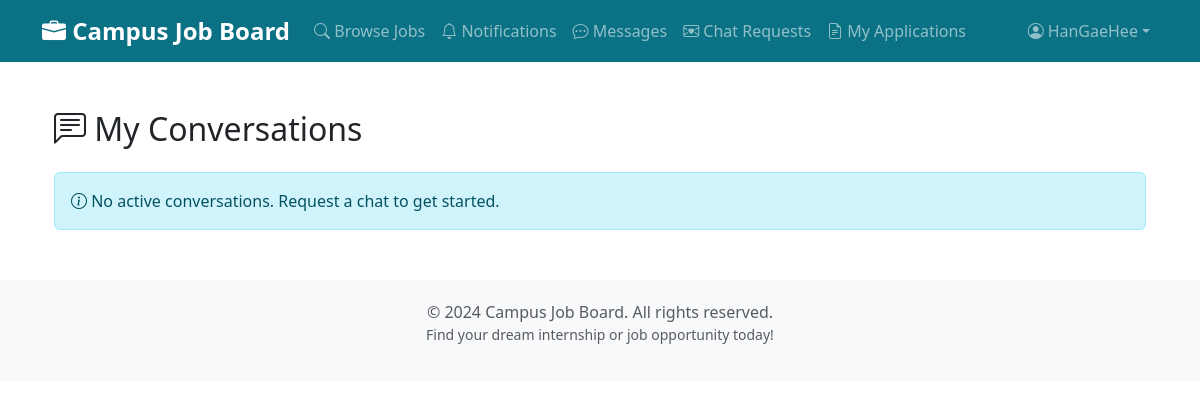
The app's page /messages/conversations/ (signed in), older data.
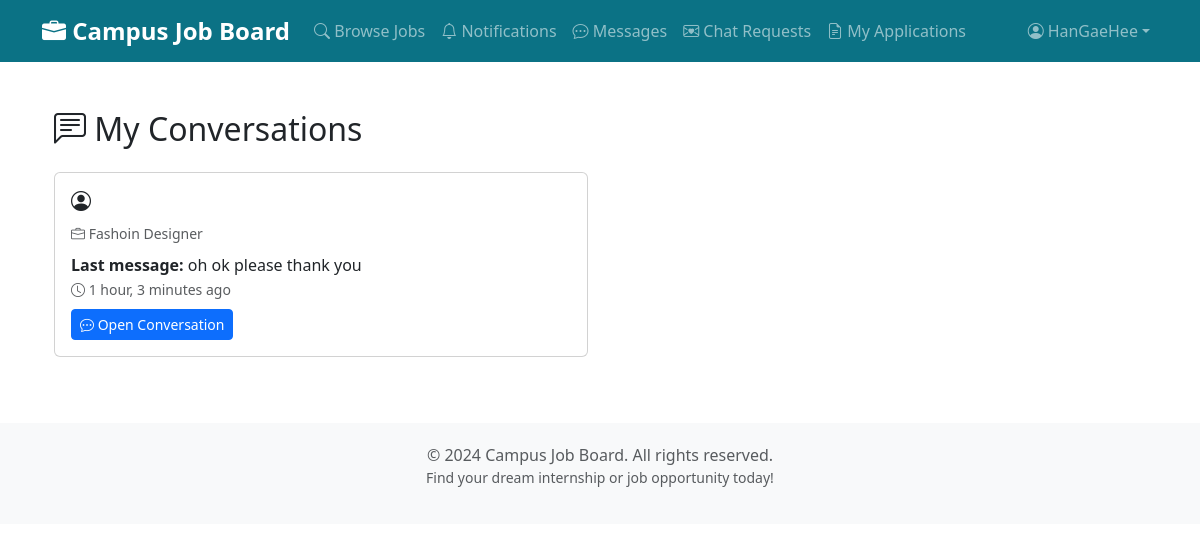
The same page, newer data.
### messaging/models.py (models this page shows, shortened)
class Conversation(models.Model):
    application = models.ForeignKey(Application, on_delete=models.CASCADE, related_name='conversations')
    participant_1 = models.ForeignKey(settings.AUTH_USER_MODEL, on_delete=models.CASCADE, related_name='conversations_as_p1')
    participant_2 = models.ForeignKey(settings.AUTH_USER_MODEL, on_delete=models.CASCADE, related_name='conversations_as_p2')
    created_at = models.DateTimeField(auto_now_add=True)
    is_active = models.BooleanField(default=True, help_text='Admin can deactivate if conversation violates business conduct')
    class Meta:
        unique_together = ['application', 'participant_1', 'participant_2']
        ordering = ['-created_at']

class Message(models.Model):
    conversation = models.ForeignKey(Conversation, on_delete=models.CASCADE, related_name='messages')
    sender = models.ForeignKey(settings.AUTH_USER_MODEL, on_delete=models.CASCADE, related_name='sent_messages')
    content = models.TextField(help_text='Keep messages strictly business-related')
    timestamp = models.DateTimeField(auto_now_add=True)
    is_read = models.BooleanField(default=False)
    flagged_by_admin = models.BooleanField(default=False, help_text='Admin can flag inappropriate messages')
    class Meta:
        ordering = ['timestamp']

### jobs/models.py (models this page shows, shortened)
class Application(models.Model):
    PENDING = 'P'
    ACCEPTED = 'A'
    REJECTED = 'R'
    STATUS_CHOICES = [
        (PENDING, 'Pending'),
        (ACCEPTED, 'Accepted'),
        (REJECTED, 'Rejected'),
    ]
    job = models.ForeignKey(JobPost,
                            on_delete=models.CASCADE,
                            related_name='applications')
    applicant = models.ForeignKey(settings.AUTH_USER_MODEL,
                                  on_delete=models.CASCADE,
                                  limit_choices_to={'is_company': False},
                                  related_name='job_applications')
    cover_letter = models.TextField(
        help_text="Why you're interested in this position")
    cv = models.FileField(upload_to='applications/cv/',
                          null=True,
                          blank=True,
                          help_text="Upload your CV/Resume (PDF, DOC, DOCX)")
    transcript = models.FileField(
        upload_to='applications/transcripts/',
        null=True,
        blank=True,
        help_text="Upload your academic transcript (PDF)")
    certificate = models.FileField(
        upload_to='applications/certificates/',
        null=True,
        blank=True,
        help_text="Upload any relevant certificates (PDF)")
    other_document = models.FileField(
        upload_to='applications/other/',
        null=True,
        blank=True,
        help_text="Upload any other supporting document")
    date_applied = models.DateTimeField(default=timezone.now)
    status = models.CharField(max_length=1,
                              choices=STATUS_CHOICES,
                              default=PENDING)
    company_unread = models.BooleanField(
        default=True,
        help_text="Whether the company has an unread notification for this application")
    applicant_unread = models.BooleanField(
        default=False,
        help_text="Whether the applicant has an unread notification for status updates")
    class Meta:
        ordering = ['-date_applied']
        unique_together = [['job', 'applicant']]
        indexes = [
            models.Index(fields=['-date_applied']),
            models.Index(fields=['status']),
        ]

class JobPost(models.Model):
    FULL_TIME = 'FT'
    PART_TIME = 'PT'
    INTERNSHIP = 'INT'
    CONTRACT = 'CON'
    JOB_TYPE_CHOICES = [
        (FULL_TIME, 'Full Time'),
        (PART_TIME, 'Part Time'),
        (INTERNSHIP, 'Internship'),
        (CONTRACT, 'Contract'),
    ]
    IT = 'IT'
    MARKETING = 'MKT'
    FINANCE = 'FIN'
    SALES = 'SLS'
    HR = 'HR'
    ENGINEERING = 'ENG'
    EDUCATION = 'EDU'
    HEALTHCARE = 'HLT'
    MEDIA = 'MED'
    LAW = 'LAW'
    CONSTRUCTION = 'CON'
    CUSTOMER_SERVICE = 'CS'
    ARCHITECTURE = 'ARC'
    ACCOUNTING = 'ACC'
    OTHER = 'OTH'
    CATEGORY_CHOICES = [
        (IT, 'IT & Software'),
        (FINANCE, 'Finance & Accounting'),
        (ACCOUNTING, 'Accounting'),
        (MARKETING, 'Marketing & Sales'),
        (SALES, 'Sales'),
        (EDUCATION, 'Education & Training'),
        (ENGINEERING, 'Engineering'),
        (ARCHITECTURE, 'Architecture'),
        (HEALTHCARE, 'Healthcare & Medicine'),
        (MEDIA, 'Media & Design'),
        (HR, 'Human Resources'),
        (LAW, 'Law & Administration'),
        (CONSTRUCTION, 'Construction & Real Estate'),
        (CUSTOMER_SERVICE, 'Customer Service'),
        (OTHER, 'Others'),
    ]
    CURRENCY_CHOICES = [
        ('USD', 'USD - US Dollar'),
        ('GHS', 'GHS - Ghanaian Cedi'),
        ('EUR', 'EUR - Euro'),
        ('GBP', 'GBP - British Pound'),
        ('NGN', 'NGN - Nigerian Naira'),
        ('KES', 'KES - Kenyan Shilling'),
        ('ZAR', 'ZAR - South African Rand'),
        ('CAD', 'CAD - Canadian Dollar'),
        ('AUD', 'AUD - Australian Dollar'),
    ]
    title = models.CharField(max_length=200)
    company = models.ForeignKey(settings.AUTH_USER_MODEL,
                                on_delete=models.CASCADE,
                                limit_choices_to={'is_company': True},
                                related_name='job_posts')
    description = models.TextField(help_text="Detailed job description")
    requirements = models.TextField(
        help_text="Required qualifications and skills")
    location = models.CharField(max_length=200)
    latitude = models.DecimalField(
        max_digits=9,
        decimal_places=6,
        null=True,
        blank=True,
        help_text="Latitude for live location (optional, requires user permission)"
    )
    longitude = models.DecimalField(
        max_digits=9,
        decimal_places=6,
        null=True,
        blank=True,
        help_text="Longitude for live location (optional, requires user permission)"
    )
    category = models.CharField(max_length=3,
                                choices=CATEGORY_CHOICES,
                                default=IT)
    job_type = models.CharField(max_length=3,
                                choices=JOB_TYPE_CHOICES,
                                default=FULL_TIME)
    date_posted = models.DateTimeField(default=timezone.now)
    deadline = models.DateTimeField(help_text="Application deadline (date and time)")
    salary = models.DecimalField(max_digits=10,
                                 decimal_places=2,
                                 null=True,
                                 blank=True,
                                 help_text="Salary range (optional)")
    currency = models.CharField(max_length=3,
                                choices=CURRENCY_CHOICES,
                                default='USD',
                                help_text="Currency for salary")
    image = models.ImageField(
        upload_to='job_images/',
        null=True,
        blank=True,
        help_text="Optional image for the job posting")
    is_approved = models.BooleanField(
        default=False, help_text="Whether this job post is approved by admin")
    class Meta:
        ordering = ['-date_posted']
        indexes = [
            models.Index(fields=['-date_posted']),
            models.Index(fields=['category']),
            models.Index(fields=['job_type']),
        ]

### messaging/views.py (the view)
# urls.py: path('conversations/', views.conversations, name='conversations'),
@login_required
def conversations(request):
    user_conversations = Conversation.objects.filter(
        Q(participant_1=request.user) | Q(participant_2=request.user),
        is_active=True
    ).select_related('application__job', 'participant_1', 'participant_2').prefetch_related('messages')
    return render(request, 'messaging/conversations.html', {
        'conversations': user_conversations
    })

### jobs/context_processors.py (called while the page is built)
def notification_counts(request):
    company_unread = 0
    applicant_unread = 0
    user = getattr(request, 'user', None)
    if user and user.is_authenticated:
        try:
            if getattr(user, 'is_company', False):
                company_unread = Application.objects.filter(
                    job__company=user, company_unread=True).count()
            else:
                applicant_unread = Application.objects.filter(
                    applicant=user, applicant_unread=True).count()
        except Exception:
            company_unread = 0
            applicant_unread = 0
    return {
        'company_unread_count': company_unread,
        'applicant_unread_count': applicant_unread,
    }

### notifications/context_processors.py (called while the page is built)
def notification_context(request):
    if request.user.is_authenticated:
        unread_count = Notification.objects.filter(
            recipient=request.user,
            is_read=False
        ).count()
        return {'notification_count': unread_count}
    return {'notification_count': 0}

### messaging/templates/messaging/conversations.html (shortened to what this page needs)
{% extends 'base.html' %}
{% block content %}
<div class="container">
    <h2 class="mb-4"><i class="bi bi-chat-left-text"></i> My Conversations</h2>
    {% if conversations %}
        <div class="row">
            {% for conv in conversations %}
            <div class="col-md-6 mb-3">
                <div class="card">
                    <div class="card-body">
                        <h5 class="card-title">
                            <i class="bi bi-person-circle"></i> {{ conv.get_other_participant.username }}
                        </h5>
                        <p class="text-muted mb-2">
                            <small><i class="bi bi-briefcase"></i> {{ conv.application.job.title }}</small>
                        </p>
                        <p class="mb-2">
                            {% with last_msg=conv.messages.last %}
                                {% if last_msg %}
                                    <strong>Last message:</strong> {{ last_msg.content|truncatewords:10 }}<br>
                                    <small class="text-muted"><i class="bi bi-clock"></i> {{ last_msg.timestamp|timesince }} ago</small>
                                {% else %}
                                    <em>No messages yet</em>
                                {% endif %}
                            {% endwith %}
                        </p>
                        <a href="{% url 'messaging:conversation_detail' conv.application.pk %}" class="btn btn-primary btn-sm">
                            <i class="bi bi-chat-dots"></i> Open Conversation
                        </a>
                    </div>
                </div>
            </div>
            {% endfor %}
        </div>
    {% else %}
        <div class="alert alert-info">
            <i class="bi bi-info-circle"></i> No active conversations. Request a chat to get started.
        </div>
    {% endif %}
</div>
{% endblock %}

Row changes from the older to the newer data that the page shows:
added Conversation: application.job "Fashoin Designer", messages.last.content "oh ok please thank you", messages.last.timestamp "1 hour, 3 minutes"
Text that changed along with them:
text no longer shown: "No active conversations. Request a chat to get started."
